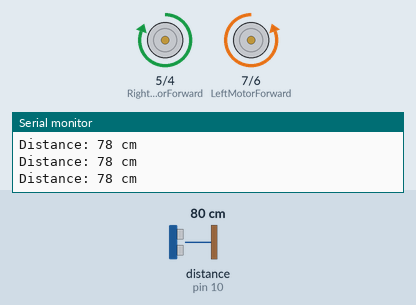
A sketch run on a simulated Arduino Uno, built with avr-gcc and run on an emulated ATmega328P. On the bench: motor-driver pin pairs drawn as motors (green arrow = first pin HIGH = forward, orange = second pin HIGH = backward, longer = more drive), the last lines printed to the serial monitor. Wiring (inferred from the names in the program): ultrasonic range finder: trigger pin 9; echo pin 10. The test bench sets the inputs (shaded band); at power-on: distance to the obstacle (sensor on pin 10) 80 cm. The echo pulse lasts 58.3 µs per cm.

Above: at 1.2 s.
1.3 s: distance to the obstacle (sensor on pin 10) set to 23 cm
2.8 s: distance to the obstacle (sensor on pin 10) set to 19 cm
At 4.0 s:
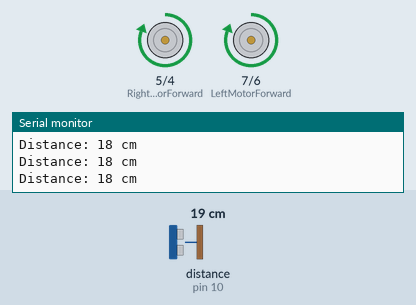
4.8 s: distance to the obstacle (sensor on pin 10) set to 8 cm
6.3 s: distance to the obstacle (sensor on pin 10) set to 5 cm
At 6.7 s:
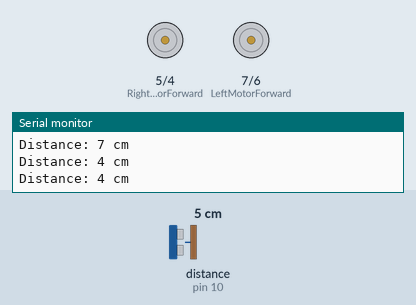
7.8 s: distance to the obstacle (sensor on pin 10) set to 9 cm
At 9.3 s:
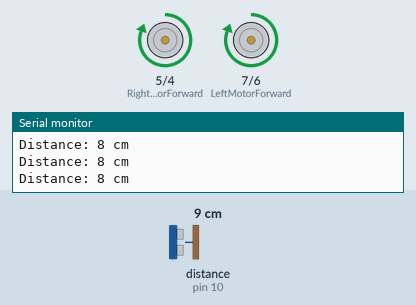
Timing chart, 0 to 10.3 s (numbered marks = the images above; inputs shaded):
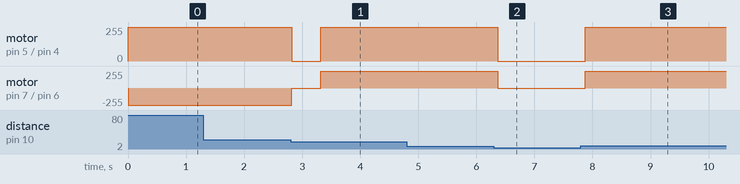

Measured:
- the behaviour switches between 21 and 20 cm on distance to the obstacle (sensor on pin 10) (found by bisection; images 0 and 1)
- the behaviour switches between 7 and 6 cm on distance to the obstacle (sensor on pin 10) (found by bisection; images 1 and 2)
- after the input at 2.8 s, motor on pin 5 (RightMotorForward) / pin 4 (RightMotorBackward): forward 255/255 → stopped at once, → forward 255/255 0.50 s later; motor on pin 7 (LeftMotorForward) / pin 6 (LeftMotorBackward): backward 255/255 → stopped at once, → forward 255/255 0.50 s later
- after the input at 6.3 s, motor on pin 5 (RightMotorForward) / pin 4 (RightMotorBackward), motor on pin 7 (LeftMotorForward) / pin 6 (LeftMotorBackward): forward 255/255 → stopped after 0.07 s
- after the input at 7.8 s, motor on pin 5 (RightMotorForward) / pin 4 (RightMotorBackward), motor on pin 7 (LeftMotorForward) / pin 6 (LeftMotorBackward): stopped → forward 255/255 after 0.07 s

The sketch:

sketch_nov11b.ino
```cpp
// Define pins for the ultrasonic sensor and motor driver
const int trigPin = 9;
const int echoPin = 10;
const int LeftMotorForward = 7;
const int LeftMotorBackward = 6;
const int RightMotorForward = 5;
const int RightMotorBackward = 4;

void setup() {
  Serial.begin(9600);

  // Ultrasonic sensor pin setup
  pinMode(trigPin, OUTPUT);
  pinMode(echoPin, INPUT);

  // Motor driver pin setup
  pinMode(LeftMotorForward, OUTPUT);
  pinMode(LeftMotorBackward, OUTPUT);
  pinMode(RightMotorForward, OUTPUT);
  pinMode(RightMotorBackward, OUTPUT);

  // Start rotating left
  rotateLeft();
}

void loop() {
  // Measure distance from object
  long distance = getDistance();

  // If an object is detected within 20 cm, stop rotating and go toward it
  if (distance < 20) {
    stopCar();  // Stop rotating
    delay(500); // Short pause before moving forward

    // Move forward toward the object until within a close distance (e.g., 5 cm)
    while (getDistance() > 5) {
      moveForward();
      delay(100);  // Small delay for stability
    }

    // Stop when close to the object
    stopCar();
  }
}

// Function to measure distance with ultrasonic sensor
long getDistance() {
  digitalWrite(trigPin, LOW);
  delayMicroseconds(2);
  digitalWrite(trigPin, HIGH);
  delayMicroseconds(10);
  digitalWrite(trigPin, LOW);

  long duration = pulseIn(echoPin, HIGH);
  long distance = (duration * 0.034) / 2;

  Serial.print("Distance: ");
  Serial.print(distance);
  Serial.println(" cm");

  return distance;
}

// Function to rotate the car to the left
void rotateLeft() {
  digitalWrite(LeftMotorForward, LOW);
  digitalWrite(LeftMotorBackward, HIGH);
  digitalWrite(RightMotorForward, HIGH);
  digitalWrite(RightMotorBackward, LOW);
}

// Function to move the car forward
void moveForward() {
  digitalWrite(LeftMotorForward, HIGH);
  digitalWrite(LeftMotorBackward, LOW);
  digitalWrite(RightMotorForward, HIGH);
  digitalWrite(RightMotorBackward, LOW);
}

// Function to stop the car
void stopCar() {
  digitalWrite(LeftMotorForward, LOW);
  digitalWrite(LeftMotorBackward, LOW);
  digitalWrite(RightMotorForward, LOW);
  digitalWrite(RightMotorBackward, LOW);
}
```
